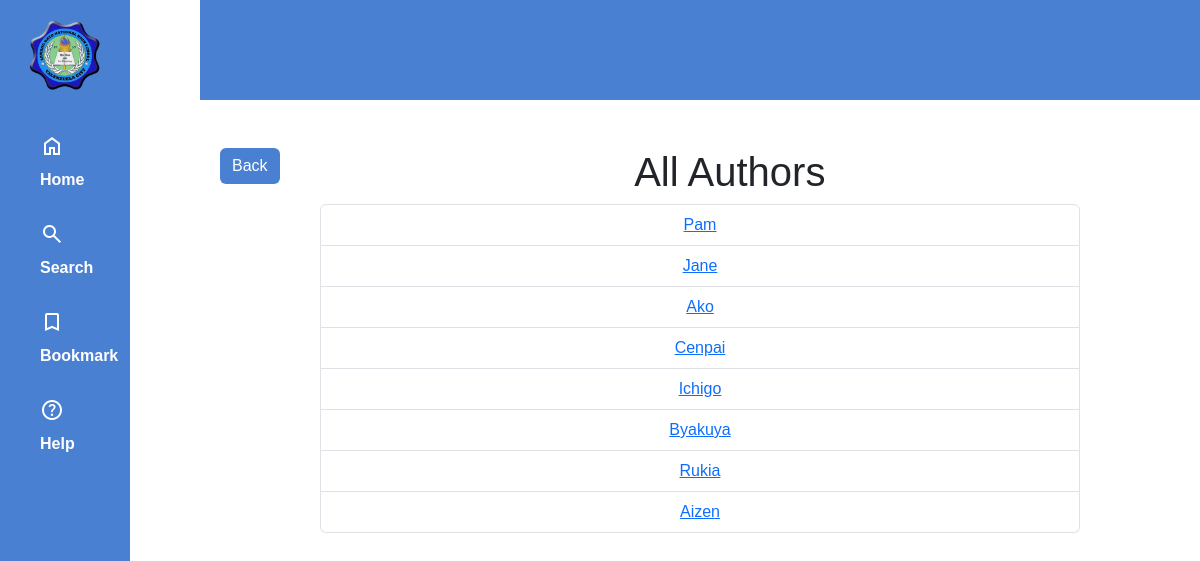
Before: /student/author_list/ with the older database file.
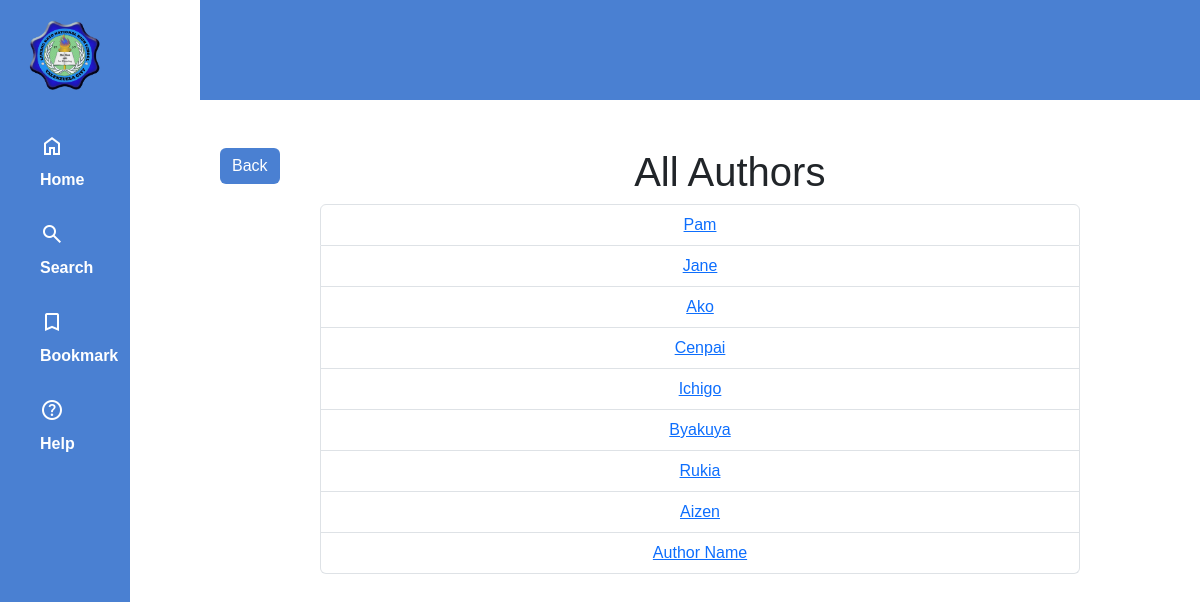
After: the same page with the newer database file.
### librarian/models.py (models this page shows, shortened)
class Books(models.Model):
    BookTitle = models.CharField(max_length=100)
    Author = models.CharField(max_length=100)
    Description = models.TextField(null=True, blank=True)
    Date = models.DateField()
    Category = models.ManyToManyField(Category, null= True)
    SubCategory = models.ManyToManyField(SubCategory)
    SubSection = models.ManyToManyField(SubSection)
    Language = models.CharField(max_length=100, choices=LANGUAGE_CHOICES, default='english')
    BookFile = models.FileField(upload_to="books/files/", default='default_value.pdf')
    BookImage = models.ImageField(upload_to="books/images/", default='default_image.jpg')
    deleted_at = models.DateTimeField(null=True, blank=True)
    available = models.BooleanField(default=True)
    bookmarked_by = models.ManyToManyField(User, related_name='bookmarks', blank=True)
    borrowed = models.ManyToManyField(User, related_name='borrow', blank="True")
    PageViews = models.IntegerField(default=0)
    eBook = models.BooleanField(default=False)
    research_paper = models.BooleanField(default=False)
    hardCopy = models.BooleanField(default=False)
    stock = models.IntegerField(default=0)
    TimesBorrow = models.IntegerField(default=0)

### student/views.py (the view)
# urls.py: path('author_list/', views.author_list, name='author_list'),
def author_list(request):
    authors = Books.objects.values_list('Author', flat=True).distinct()
    return render(request, 'author_list.html', {'authors': authors})

### student/templates/author_list.html (shortened to what this page needs)
{% load custom_tags %}
{% load static %}
<!DOCTYPE html>
<html lang="en">
<head>
    <link rel="stylesheet" href="https://cdn.jsdelivr.net/npm/bootstrap@5.3.3/dist/css/bootstrap.min.css">
</head>
<body>
    <div class="main-container">
        <header class="header">
        </header>
        <div class="side-bar">
            <aside>
                <div class="logo">
                    <a href="{% url 'view' %}"> <img src="{% static 'playground/school_Logo.png'%}" alt="Logo" height="80px" id="logo"></a>
                </div>
                <ul class="sidebar-nav">
                    <li><span class="material-symbols-outlined navbar-icon" alt="home">home</span><a href="{% url 'view' %}" class="navbar-desc">Home</a></li>
                    <li><span class="material-symbols-outlined navbar-icon" alt="search">search</span><a href="#" class="navbar-desc" id="search">Search</a></li>
                    <li><a href="{% url 'bookmark' %}" class="material-symbols-outlined bookmark navbar-icon" alt="bookmark">bookmark</a><a href="{% url 'bookmark' %}" class="navbar-desc">Bookmark</a></li>
                    <li><span class="material-symbols-outlined navbar-icon" alt="help">help</span><a href="#" class="navbar-desc">Help</a></li>
                </ul>
            </aside>
        </div>
        <div class="content mt-5">
            <div class="author-head ">
                <div class="author-btn ">
                    <a href="{% url 'view' %}" class="btn btn-primary">Back</a>
                </div>
                <div class="author-title">
                    <h1>All Authors</h1>
                </div>
            </div>
            <ul class="list-group">
                {% for author in authors %}
                <li class="list-group-item">
                    <a href="{% url 'author_detail' author_name=author %}" class="author-name d-flex align-items-center">
                        {{ author }}
                    </a>
                </li>
                {% endfor %}
            </ul>
        </div>
    </div>
</body>
</html>

Changed rows visible on the page:
added Books: Author "Author Name"
